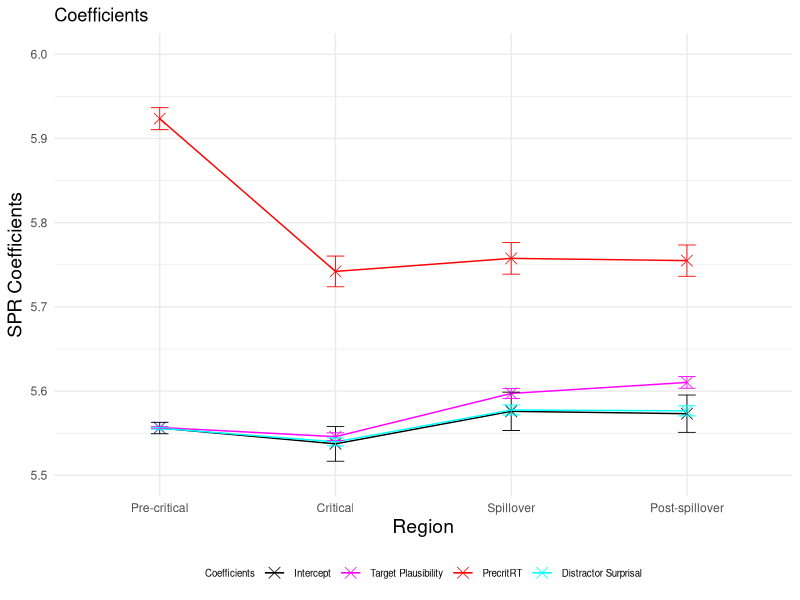
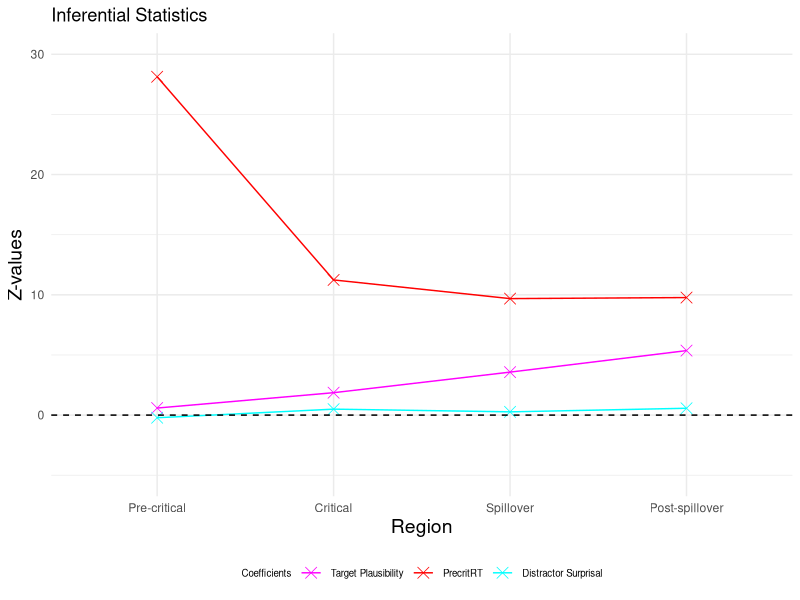
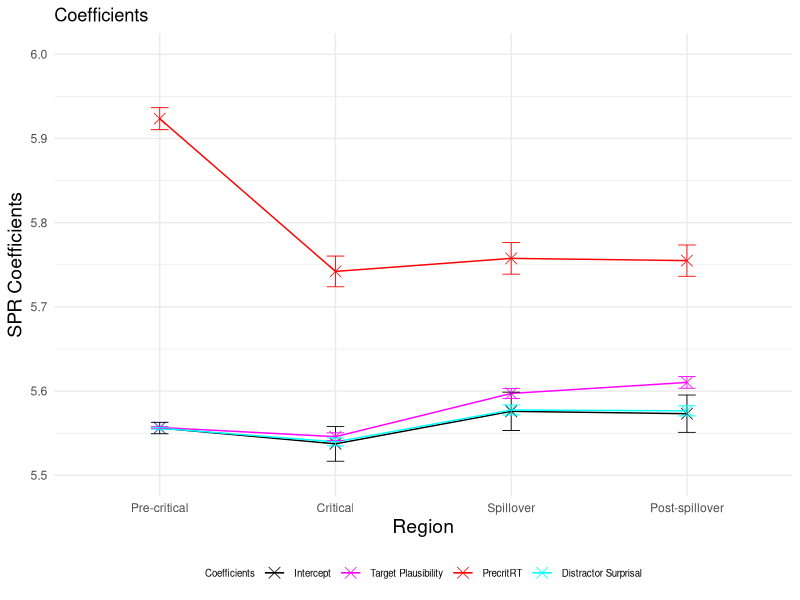
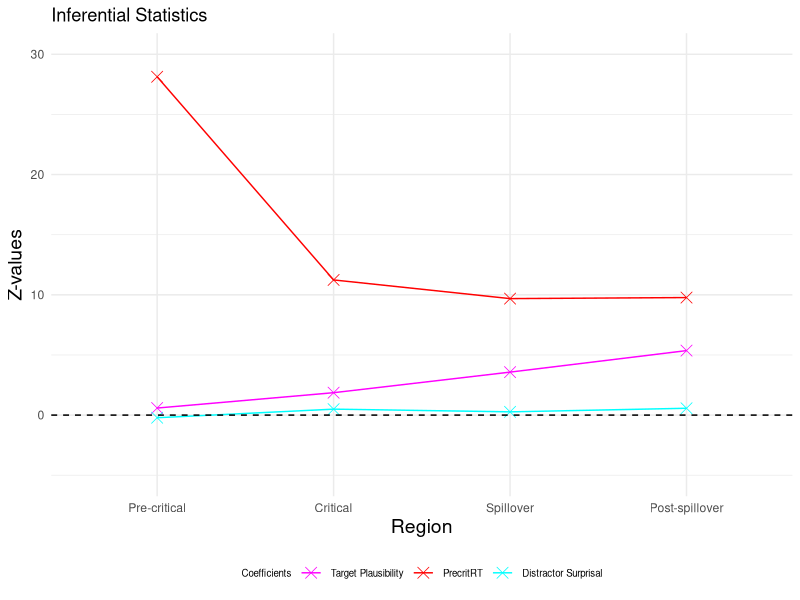

These charts were generated, in order, by the following R code:
### LMER ###
# load lme4 package
library(lme4)
#library(lmerTest)
library(dplyr)
library(ggplot2)

setwd("~/Downloads/Master_Thesis/3_SPR_Study_2/Results_SPR2_Plaus_avg/")
GP6 <- read.csv("GP6SPR_processed.csv")

residuals <- data.frame(
  Region = character(0),
  Condition = character(0),
  Residual = numeric(0),
  SE_Residual = numeric(0)
)

logRT_estimated <- data.frame(
  Region = character(0),
  Condition = character(0),
  Estimated_logRT = numeric(0),
  SE_Estimated = numeric(0)
)

p_values <- data.frame(
  Region = character(0),
  p_value_plausibility_target = numeric(0),
  p_value_surprisal_distractor = numeric(0),
  p_value_precrit = numeric(0)
)

SPR_coefficients <- data.frame(
  Region = character(0),
  Estimate = character(0),
  Estimate_value = numeric(0),
  Estimate_error = numeric(0),
  Z_value = numeric(0)
)


regions <- c("Pre-critical", "Critical", "Spillover", "Post-spillover") 
conditions <- c("A", "B", "C") 

for (region in regions) 
{
  # Precritical region
  region_subset <- subset(GP6, Region == region)
  
  # standardise predictors
  region_subset$scaled_Plaus_per_region <- scale(region_subset$Plaus_target_avg)
  region_subset$scaled_Surprisaldist_per_region <- scale(region_subset$Surprisal_distractor)
  region_subset$scaled_precrit_RT_per_region <- scale(region_subset$precritRT)
  # invert predictor plausibility
  region_subset$inverted_scaled_Plaus_per_region <- (region_subset$scaled_Plaus_per_region) * (-1)
  #log transform reading times
  region_subset$logRT_per_region <- log(region_subset$ReadingTime)
  
  # define and run the linear mixed-effects regression model for the precritical region 
  if (region == "Pre-critical")
  {
    model_per_region <-  lmer(logRT_per_region ~ inverted_scaled_Plaus_per_region + scaled_Surprisaldist_per_region + scaled_precrit_RT_per_region +
                                (1 + inverted_scaled_Plaus_per_region + scaled_Surprisaldist_per_region + scaled_precrit_RT_per_region | Subject) + 
                                (1 + inverted_scaled_Plaus_per_region + scaled_Surprisaldist_per_region + scaled_precrit_RT_per_region | Item), data = region_subset)}
  
  if (region == "Critical")
  {
    model_per_region <-  lmer(logRT_per_region ~ inverted_scaled_Plaus_per_region + scaled_Surprisaldist_per_region + scaled_precrit_RT_per_region +
                                (1 + inverted_scaled_Plaus_per_region + scaled_Surprisaldist_per_region + scaled_precrit_RT_per_region | Subject) + 
                                (1 + inverted_scaled_Plaus_per_region + scaled_Surprisaldist_per_region + scaled_precrit_RT_per_region | Item), data = region_subset)}
  
  if (region == "Spillover")
  {
    model_per_region <-  lmer(logRT_per_region ~ inverted_scaled_Plaus_per_region + scaled_Surprisaldist_per_region + scaled_precrit_RT_per_region +
                                (1 + inverted_scaled_Plaus_per_region + scaled_Surprisaldist_per_region + scaled_precrit_RT_per_region | Subject) + 
                                (1 + inverted_scaled_Plaus_per_region + scaled_Surprisaldist_per_region + scaled_precrit_RT_per_region | Item), data = region_subset)}
  
  if (region == "Post-spillover")
  {
    model_per_region <-  lmer(logRT_per_region ~ inverted_scaled_Plaus_per_region + scaled_Surprisaldist_per_region + scaled_precrit_RT_per_region +
                                (1 + inverted_scaled_Plaus_per_region + scaled_Surprisaldist_per_region + scaled_precrit_RT_per_region | Subject) + 
                                (1 + inverted_scaled_Plaus_per_region + scaled_precrit_RT_per_region | Item), data = region_subset)}

  
  # print the summary of the model
  summary_per_region <- summary(model_per_region)
  print(summary_per_region)
  
  # calculate p-values
 # p_values_per_region <- summary_per_region$coefficients[, "Pr(>|t|)"]
  #new_row_p_value <- data.frame(Region = region, 
   #                             p_value_plausibility_target = p_values_per_region[2], 
    #                            p_value_surprisal_distractor = p_values_per_region[3],
     #                           p_value_precrit = p_values_per_region[4])
  #p_values <- rbind(p_values, new_row_p_value)
  
  # extract intercept and coefficients added to intercept
  coefficients_per_region <- summary_per_region$coefficients
  intercept <- coefficients_per_region["(Intercept)", 1]
  plaus_target_coeff <- coefficients_per_region["(Intercept)", 1] + coefficients_per_region["inverted_scaled_Plaus_per_region", 1]
  surprisal_distractor_coeff <- coefficients_per_region["(Intercept)", 1] + coefficients_per_region["scaled_Surprisaldist_per_region", 1]
  precritRT_coeff <- coefficients_per_region["(Intercept)", 1] + coefficients_per_region["scaled_precrit_RT_per_region", 1]
  
  # add error bars for coefficients and intercept
  new_row_coefficient <- data.frame(Region = region, 
                                    Estimate = "Intercept", 
                                    Estimate_value = intercept, 
                                    Estimate_error = coefficients_per_region["(Intercept)", 2],
                                    Z_value = 0)
  SPR_coefficients <- rbind(SPR_coefficients, new_row_coefficient)
  
  new_row_coefficient <- data.frame(Region = region,
                                    Estimate = "Plausability",
                                    Estimate_value = plaus_target_coeff,
                                    Estimate_error = coefficients_per_region["inverted_scaled_Plaus_per_region", 2],
                                    Z_value = coefficients_per_region["inverted_scaled_Plaus_per_region", 1] / coefficients_per_region["inverted_scaled_Plaus_per_region", 2])
  SPR_coefficients <- rbind(SPR_coefficients, new_row_coefficient)
  
  new_row_coefficient <- data.frame(Region = region,
                                    Estimate = "Surprisal", 
                                    Estimate_value = surprisal_distractor_coeff, 
                                    Estimate_error = coefficients_per_region["scaled_Surprisaldist_per_region", 2],
                                    Z_value = coefficients_per_region["scaled_Surprisaldist_per_region", 1] / coefficients_per_region["scaled_Surprisaldist_per_region", 2])
  SPR_coefficients <- rbind(SPR_coefficients, new_row_coefficient)
  
  new_row_coefficient <- data.frame(Region = region,
                                    Estimate = "PrecritRT", 
                                    Estimate_value = precritRT_coeff, 
                                    Estimate_error = coefficients_per_region["scaled_precrit_RT_per_region", 2],
                                    Z_value = coefficients_per_region["scaled_precrit_RT_per_region", 1] / coefficients_per_region["scaled_precrit_RT_per_region", 2])
  SPR_coefficients <- rbind(SPR_coefficients, new_row_coefficient)
  
  for (condition in conditions)
  {
    #####predict condition A, precritical#####
    region_per_condition <- subset(region_subset, Condition == condition)
    region_per_condition$region_per_condition_Predicted <- predict(model_per_region, newdata = region_per_condition,  type = "response")
    
    # calculate residuals
    Residual_region_per_condition <- mean(region_per_condition$logRT_per_region) - mean(region_per_condition$region_per_condition_Predicted)
    Residual_region_per_condition
    # observed RT for condition A precritical
    region_per_condition_logRT_observed <- mean(region_per_condition$logRT_per_region)
    # if (condition == "C") 
    #  {
    #  print(region_per_condition_logRT_observed)
    # }
    # estimated RT for condition A precritical
    region_per_condition_logRT_estimated <- mean(region_per_condition$region_per_condition_Predicted)
    region_per_condition_logRT_estimated
    
    # calculate standard error for residuals
    SE_residuals_region_per_condition <- sqrt(sd(region_per_condition$logRT, na.rm = TRUE)^2/length(region_per_condition$logRT) + sd(region_per_condition$region_per_condition_Predicted, na.rm = TRUE)^2/length(region_per_condition$region_per_condition_Predicted))
    
    new_row_residuals <- data.frame(Region = region, Condition = condition, Residual = Residual_region_per_condition, SE_Residual = SE_residuals_region_per_condition)
    residuals <- rbind(residuals, new_row_residuals)
    
    # calculate standard error for logRT estimated
    ##
    SE_estimated_region_per_condition <- sd(region_per_condition$region_per_condition_Predicted, na.rm = TRUE) / sqrt(length(region_per_condition$region_per_condition_Predicted)) 
    
    new_row_logRT_estimated <- data.frame(Region = region, Condition = condition, Estimated_logRT = region_per_condition_logRT_estimated, SE_Estimated = SE_estimated_region_per_condition)
    logRT_estimated <- rbind(logRT_estimated, new_row_logRT_estimated)
  }
}

# plot intercept and coefficients added to intercept
p <- ggplot(SPR_coefficients, aes(x = factor(Region, levels = c("Pre-critical", "Critical", "Spillover", "Post-spillover")), 
                                  y = Estimate_value, color = Estimate, group = Estimate)) + geom_point(shape = 4, size = 3.5, stroke = 0.4) + geom_line(linewidth=0.5) + ylim (5.5, 6)
p <- p + theme_minimal() + geom_errorbar(aes(ymin=Estimate_value-Estimate_error, ymax=Estimate_value+Estimate_error), width=.1, size=0.3) 
p <- p + scale_color_manual(name="Coefficients", labels=c("Intercept", "Target Plausibility", "PrecritRT", "Distractor Surprisal"), values=c("#000000", "#FF00FF", "#FF0000", "#00FFFF"))
p <- p + labs(x="Region", y="SPR Coefficients", title = "Coefficients") 
p <- p + theme(legend.position="bottom", legend.text=element_text(size=7), legend.title=element_text(size=7), axis.title.x = element_text(size = 14), axis.title.y = element_text(size = 14)) 
p 
ggsave("Intercept_Coefficients_PrecritRT_Plot.pdf", p, width=4, height=4)


# plot effect sizes (z-vaues)
Effect_sizes <- subset(SPR_coefficients, Estimate != 'Intercept')

p <- ggplot(Effect_sizes, aes(x = factor(Region, levels = c("Pre-critical", "Critical", "Spillover", "Post-spillover")), 
                              y = Z_value, color = Estimate, group = Estimate)) + geom_point(shape = 4, size = 3.5, stroke = 0.4) + geom_line(linewidth=0.5) + ylim (-5, 30)
p <- p + geom_hline(yintercept=0, linetype=2)
p <- p + theme_minimal()
p <- p + scale_color_manual(name="Coefficients", labels=c( "Target Plausibility", "PrecritRT", "Distractor Surprisal"), values=c("#FF00FF", "#FF0000", "#00FFFF"))
p <- p + labs(x="Region", y="Z-values", title = "Inferential Statistics") 
p <- p + theme(legend.position="bottom", legend.text=element_text(size=7), legend.title=element_text(size=7), axis.title.x = element_text(size = 14), axis.title.y = element_text(size = 14)) 
p 
ggsave("Z_values_Precrit_RT_Plot.pdf", p, width=4, height=4)

